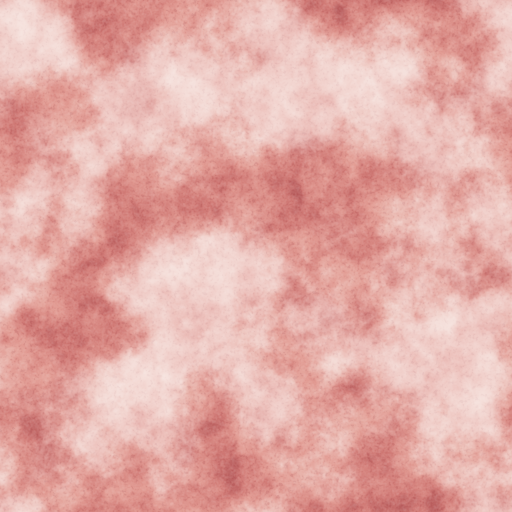
#> input picture assets/burns/skin_1.png, 512 x 512 px, found by its file name
$ python preview_burns.py
#> lines starting #> are read from the running program, lines starting #| are printed output that depends on the picture
# Preview of the burn textures (tools/burns/make_burns.py) as the game
# stacks them (src/client/Combat/Burns.luau): every stage up to the
# degree, each fading in over its first 0.4 degree, on light and dark skin,
# on a shirt; tiled 2 x 2 (seams); the laser spot; the flame, smoke and
# ember sprites tinted as in the game; an R6 body front with a few cases.
#   venv/bin/python -I tools/burns/preview_burns.py [textures_dir] [out.png]
import os
import sys

import numpy as np
from PIL import Image, ImageDraw

SRC = sys.argv[1] if len(sys.argv) > 1 else "assets/burns"
OUT = sys.argv[2] if len(sys.argv) > 2 else os.path.join(SRC, "preview.png")
CELL = 256


def load(name):
#> called with name = 'skin_1.png'
    return np.asarray(Image.open(os.path.join(SRC, name)).convert("RGBA")).astype(float) / 255


def fade(stage, degree):
    """How much of a stage shows at a degree (same curve as the game)."""
    t = np.clip((degree - (stage - 1)) / 0.4, 0, 1)
    return t * t * (3 - 2 * t)


def stack(base, prefix, count, degree, tint=1.0):
    out = base.copy()
    for k in range(1, count + 1):
        a = fade(k, degree)
        if a <= 0:
            continue
        img = load(f"{prefix}_{k}.png")
        color = img[..., :3] * (tint if k <= 2 else 1.0)
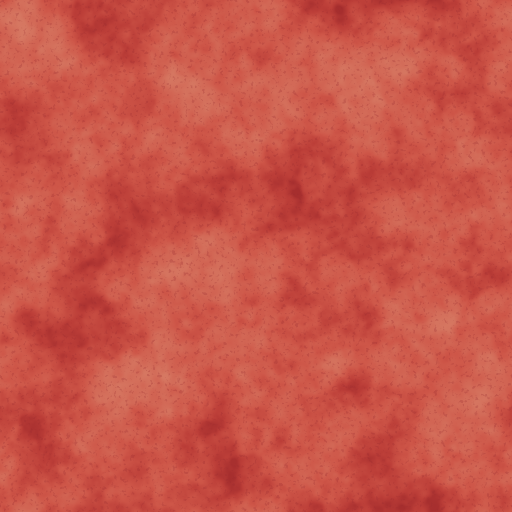
#> color: shape (512, 512, 3) float64; mean R, G, B 0.791, 0.333, 0.282
        alpha = img[..., 3:] * a
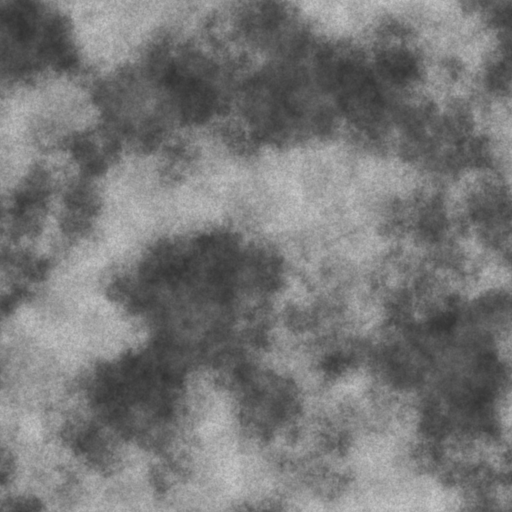
#> alpha: shape (512, 512, 1) float64; min 0.196, max 0.784, mean 0.468
        out = out * (1 - alpha) + color * alpha
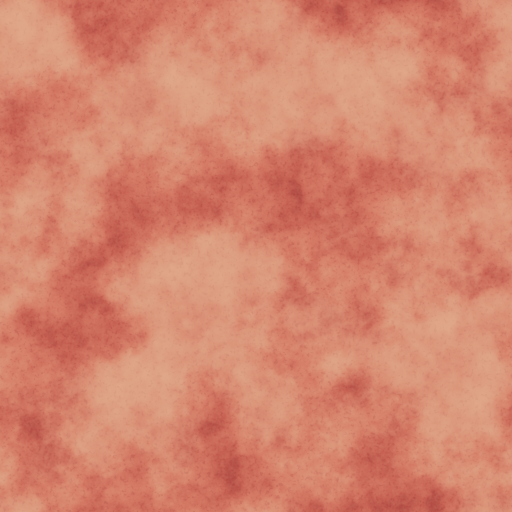
#> out: shape (512, 512, 3) float64; mean R, G, B 0.838, 0.525, 0.432
    return out


def base_color(rgb, n=512, cloth=False):
    out = np.ones((n, n, 3)) * np.array(rgb) / 255
    if cloth:  # a plain knit: faint threads
        py, px = np.mgrid[0:n, 0:n]
        out *= (0.93 + 0.07 * np.sin(px * 1.3) * np.sin(py * 1.3))[..., None]
    return out


def to_img(arr, size=CELL):
    return Image.fromarray((np.clip(arr, 0, 1) * 255).astype(np.uint8)).resize((size, size), Image.LANCZOS)


SKINS = [((226, 180, 146), 1.0), ((120, 78, 52), 0.6)]
SHIRT = (52, 70, 110)


def label(draw, xy, text):
    draw.text(xy, text, fill=(230, 230, 230))


def main():
    rows = []
    titles = []
    degrees = [0.6, 1.0, 1.5, 2.0, 2.5, 3.0, 3.5, 4.0]
    for skin, tint in SKINS:
        rows.append([stack(base_color(skin), "skin", 4, d, tint) for d in degrees])
#> call 2 of base_color, with rgb = (226, 180, 146), n = 512, cloth = False
#> in base_color (call 2), `out = np.ones((n, n, 3)) * np.array(rgb) / 255`:
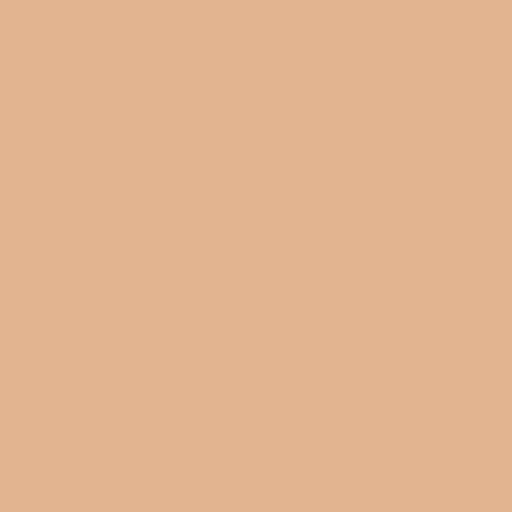
#> out: shape (512, 512, 3) float64; mean of channels 0, 1, 2 0.886, 0.706, 0.573; drawn as R, G, B
        titles.append(f"skin {skin}")
    rows.append([stack(base_color(SHIRT, cloth=True), "cloth", 4, d) for d in degrees])
    titles.append("cloth on a blue shirt")
    rows.append([stack(base_color((235, 235, 230), cloth=True), "cloth", 4, d) for d in degrees])
    titles.append("cloth on a white tee")
    rows.append([stack(base_color(SKINS[0][0]), "acid", 3, min(d, 3)) for d in degrees])
    titles.append("acid (max 3)")

    w = CELL * len(degrees)
    sheet = Image.new("RGB", (w, (CELL + 18) * (len(rows) + 2) + 40), (24, 24, 26))
    draw = ImageDraw.Draw(sheet)
    y = 0
    for title, row in zip(titles, rows):
        label(draw, (6, y + 2), title + "   degrees " + " / ".join(str(d) for d in degrees))
        for i, arr in enumerate(row):
            sheet.paste(to_img(arr), (i * CELL, y + 18))
        y += CELL + 18

    # Seams: 2 x 2 tiles of each full stack.
    label(draw, (6, y + 2), "2x2 tiles (seams), spot on skin, particles tinted")
    tiles = [
        stack(base_color(SKINS[0][0]), "skin", 4, 4.0),
        stack(base_color(SKINS[0][0]), "skin", 4, 2.0),
        stack(base_color(SHIRT, cloth=True), "cloth", 4, 3.0),
        stack(base_color(SKINS[0][0]), "acid", 3, 3.0),
    ]
    for i, arr in enumerate(tiles):
        big = np.tile(arr, (2, 2, 1))
        sheet.paste(to_img(big), (i * CELL, y + 18))
    spot = load("spot.png")
    skin = base_color(SKINS[0][0])
    er = load("skin_1.png")
    skin = skin * (1 - er[..., 3:] * 0.5) + er[..., :3] * er[..., 3:] * 0.5
    sp = skin * (1 - spot[..., 3:]) + spot[..., :3] * spot[..., 3:]
    sheet.paste(to_img(sp), (4 * CELL, y + 18))
    # flame: frames 0, 5, 10 tinted, additive over dark
    flame = load("flame.png")
    fr = flame.shape[0] // 4
    for j, i in enumerate((1, 6, 11)):
        r, c = divmod(i, 4)
        f = flame[r * fr : (r + 1) * fr, c * fr : (c + 1) * fr]
        lum = f[..., 0]
        col = np.stack([np.ones_like(lum), 0.35 + 0.55 * lum, 0.08 + 0.5 * lum**3], -1)
        col = col * (lum * f[..., 3])[..., None] * 1.4
        bg = np.ones_like(col) * 0.06
        sheet.paste(to_img(np.clip(bg + col, 0, 1), CELL // 2), (5 * CELL + j * (CELL // 2), y + 18))
    smoke = load("smoke.png")
    sm = 0.5 * (1 - smoke[..., 3:]) + smoke[..., :3] * 0.18 * smoke[..., 3:]
    sheet.paste(to_img(sm, CELL // 2), (6 * CELL + CELL // 2, y + 18))
    ember = load("ember.png")
    em = np.clip(0.05 + ember[..., :3] * np.array([1, 0.55, 0.2]) * ember[..., 3:] * 1.5, 0, 1)
    sheet.paste(to_img(em, CELL // 2), (7 * CELL, y + 18))
    y += CELL + 18

    # R6 front: an immolated body, a Molotov on the legs, a ray spot on the torso.
    label(draw, (6, y + 2), "R6 front: on fire all over (4) / Molotov at the feet (legs 2.5, torso 1) / ray spot + acid on an arm")
    ppx = 40  # px per stud
    cases = [
        {"Torso": 4, "Head": 3.5, "LA": 4, "RA": 4, "LL": 4, "RL": 4},
        {"Torso": 1.0, "Head": 0, "LA": 0.6, "RA": 0, "LL": 2.6, "RL": 2.2},
        {"Torso": 0.8, "Head": 0, "LA": 0, "RA": 0, "LL": 0, "RL": 0, "spot": True, "acid": 2.6},
    ]
    for ci, case in enumerate(cases):
        ox = ci * 260 + 20
        oy = y + 30
        parts = [
            ("Head", (1.5, 0, 1, 1), "skin"),
            ("Torso", (1, 1, 2, 2), "cloth"),
            ("RA", (0, 1, 1, 2), "cloth"),
            ("LA", (3, 1, 1, 2), "acid" if case.get("acid") else "cloth"),
            ("RL", (1, 3, 1, 2), "cloth"),
            ("LL", (2, 3, 1, 2), "cloth"),
        ]
        for name, (px, py, pw, ph), kind in parts:
            wpx, hpx = int(pw * ppx), int(ph * ppx)
            base = base_color(SHIRT if name in ("Torso", "RA", "LA") else (40, 40, 44), cloth=True)
            if name == "Head":
                base = base_color(SKINS[0][0])
            d = case.get(name, 0)
            if kind == "acid":
                arr = stack(base_color(SHIRT, cloth=True), "acid", 3, case["acid"])
            elif d > 0:
                arr = stack(base, kind, 4, d)
            else:
                arr = base
            if name == "Torso" and case.get("spot"):
                sp = load("spot.png")
                arr = arr * (1 - sp[..., 3:]) + sp[..., :3] * sp[..., 3:]
            # 512 px = 2 studs: crop the face size from the tile
            crop = np.tile(arr, (2, 2, 1))[: int(ph * 256), : int(pw * 256)]
            im = Image.fromarray((np.clip(crop, 0, 1) * 255).astype(np.uint8)).resize((wpx, hpx), Image.LANCZOS)
            sheet.paste(im, (ox + int(px * ppx), oy + int(py * ppx)))
    sheet.save(OUT)
    print("wrote", OUT)


if __name__ == "__main__":
#> (the run stopped early here; a loop or call above may not have finished)
